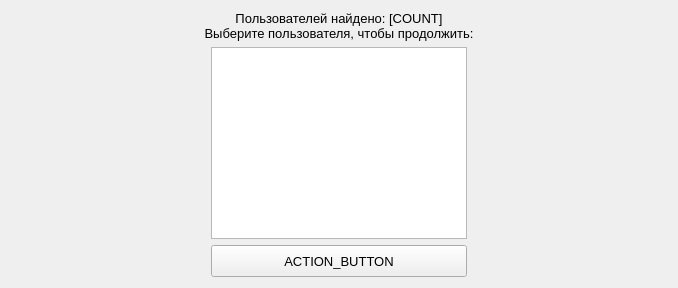
               <widget class="QWidget" name="menu05_results_found">
                <layout class="QVBoxLayout" name="verticalLayout_11">
                 <item>
                  <widget class="QLabel" name="menu05_label_found">
                   <property name="font">
                    <font>
                     <pointsize>10</pointsize>
                    </font>
                   </property>
                   <property name="text">
                    <string>Пользователей найдено: [COUNT]
Выберите пользователя, чтобы продолжить:</string>
                   </property>
                   <property name="alignment">
                    <set>Qt::AlignCenter</set>
                   </property>
                  </widget>
                 </item>
                 <item>
                  <widget class="QWidget" name="menu05_action_button_container" native="true">
                   <property name="sizePolicy">
                    <sizepolicy hsizetype="Preferred" vsizetype="Preferred">
                     <horstretch>0</horstretch>
                     <verstretch>0</verstretch>
                    </sizepolicy>
                   </property>
                   <layout class="QVBoxLayout" name="verticalLayout_12">
                    <property name="sizeConstraint">
                     <enum>QLayout::SetDefaultConstraint</enum>
                    </property>
                    <property name="leftMargin">
                     <number>200</number>
                    </property>
                    <property name="topMargin">
                     <number>0</number>
                    </property>
                    <property name="rightMargin">
                     <number>200</number>
                    </property>
                    <property name="bottomMargin">
                     <number>0</number>
                    </property>
                    <item>
                     <widget class="QListWidget" name="menu05_user_list">
                      <property name="editTriggers">
                       <set>QAbstractItemView::NoEditTriggers</set>
                      </property>
                      <property name="showDropIndicator" stdset="0">
                       <bool>false</bool>
                      </property>
                      <property name="verticalScrollMode">
                       <enum>QAbstractItemView::ScrollPerPixel</enum>
                      </property>
                      <property name="horizontalScrollMode">
                       <enum>QAbstractItemView::ScrollPerPixel</enum>
                      </property>
                      <property name="viewMode">
                       <enum>QListView::ListMode</enum>
                      </property>
                     </widget>
                    </item>
                    <item>
                     <widget class="QPushButton" name="menu05_button_action">
                      <property name="enabled">
                       <bool>true</bool>
                      </property>
                      <property name="minimumSize">
                       <size>
                        <width>0</width>
                        <height>32</height>
                       </size>
                      </property>
                      <property name="font">
                       <font>
                        <pointsize>10</pointsize>
                       </font>
                      </property>
                      <property name="text">
                       <string>ACTION_BUTTON</string>
                      </property>
                     </widget>
                    </item>
                   </layout>
                  </widget>
                 </item>
                </layout>
               </widget>
